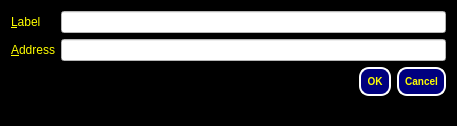
<?xml version="1.0" encoding="UTF-8"?>
<ui version="4.0">
 <class>EditAddressDialog</class>
 <widget class="QDialog" name="EditAddressDialog">
  <property name="geometry">
   <rect>
    <x>0</x>
    <y>0</y>
    <width>457</width>
    <height>126</height>
   </rect>
  </property>
  <property name="windowTitle">
   <string>Edit Address</string>
  </property>
  <property name="styleSheet">
   <string notr="true">background-color: rgb(0, 0, 0);</string>
  </property>
  <layout class="QVBoxLayout" name="verticalLayout">
   <item>
    <layout class="QFormLayout" name="formLayout">
     <property name="fieldGrowthPolicy">
      <enum>QFormLayout::AllNonFixedFieldsGrow</enum>
     </property>
     <item row="0" column="0">
      <widget class="QLabel" name="label">
       <property name="styleSheet">
        <string notr="true">color: rgb(255, 255, 0);</string>
       </property>
       <property name="text">
        <string>&amp;Label</string>
       </property>
       <property name="buddy">
        <cstring>labelEdit</cstring>
       </property>
      </widget>
     </item>
     <item row="0" column="1">
      <widget class="QLineEdit" name="labelEdit">
       <property name="toolTip">
        <string>The label associated with this address book entry</string>
       </property>
       <property name="styleSheet">
        <string notr="true">background-color: rgb(255, 255, 255);
color: rgb(170, 0, 0);</string>
       </property>
      </widget>
     </item>
     <item row="1" column="0">
      <widget class="QLabel" name="label_2">
       <property name="styleSheet">
        <string notr="true">color: rgb(255, 255, 0);</string>
       </property>
       <property name="text">
        <string>&amp;Address</string>
       </property>
       <property name="buddy">
        <cstring>addressEdit</cstring>
       </property>
      </widget>
     </item>
     <item row="1" column="1">
      <widget class="QLineEdit" name="addressEdit">
       <property name="toolTip">
        <string>The address associated with this address book entry. This can only be modified for sending addresses.</string>
       </property>
       <property name="styleSheet">
        <string notr="true">background-color: rgb(255, 255, 255);
color: rgb(0, 0, 0);</string>
       </property>
      </widget>
     </item>
     <item row="2" column="1">
      <widget class="QDialogButtonBox" name="buttonBox">
       <property name="styleSheet">
        <string notr="true">QPushButton { background : #00007F ;border-radius:10px; border-color: white; color: yellow;  border-style: solid; border-width: 2px;font: bold 10px;min-width: 5em; padding: 6px;}</string>
       </property>
       <property name="orientation">
        <enum>Qt::Horizontal</enum>
       </property>
       <property name="standardButtons">
        <set>QDialogButtonBox::Cancel|QDialogButtonBox::Ok</set>
       </property>
      </widget>
     </item>
    </layout>
   </item>
  </layout>
 </widget>
 <resources/>
 <connections>
  <connection>
   <sender>buttonBox</sender>
   <signal>accepted()</signal>
   <receiver>EditAddressDialog</receiver>
   <slot>accept()</slot>
   <hints>
    <hint type="sourcelabel">
     <x>248</x>
     <y>254</y>
    </hint>
    <hint type="destinationlabel">
     <x>157</x>
     <y>274</y>
    </hint>
   </hints>
  </connection>
  <connection>
   <sender>buttonBox</sender>
   <signal>rejected()</signal>
   <receiver>EditAddressDialog</receiver>
   <slot>reject()</slot>
   <hints>
    <hint type="sourcelabel">
     <x>316</x>
     <y>260</y>
    </hint>
    <hint type="destinationlabel">
     <x>286</x>
     <y>274</y>
    </hint>
   </hints>
  </connection>
 </connections>
</ui>
